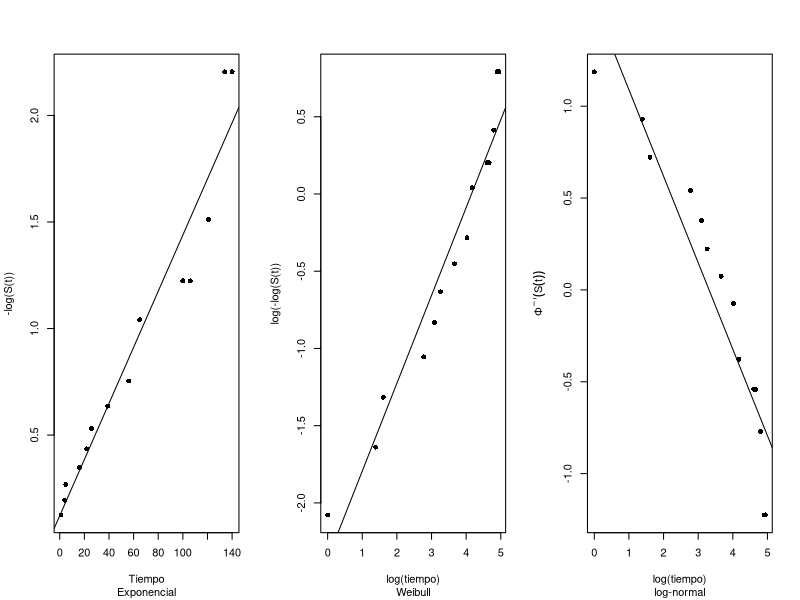
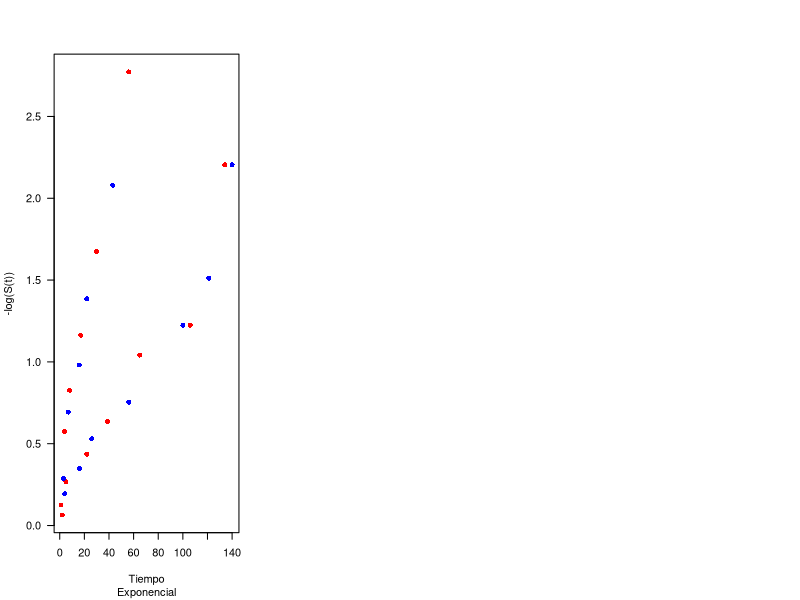
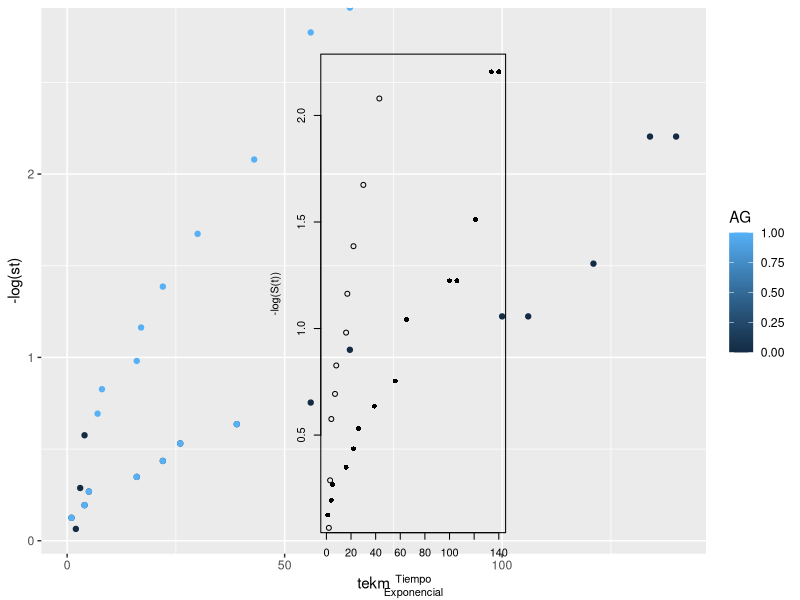

Write the R code that produced these figures, in order.
## ---- chunk 1
 # Estimacion de la sobrevida va Kaplan-Meier (EKM)
 t<-c(65,100,134,16,121,4,39,56,26,22,1,1,5,65,140,106,121)
 cen<-c(rep(1,14),rep(0,3))
 cgb<-c(2.3,0.75,4.3,2.6,6.0,10.5,10.0,17.0,5.4,7.0,9.4,32.0,35.0,100.0,100.0,52.0,100.0)
 datos<-cbind(t,cen,cgb)
 require(survival)
 datos<-as.data.frame(datos)
 i<-order(datos$t)
 datos<-datos[i,]
 ekm<-survfit(Surv(datos$t,datos$cen)~1)
 st<-ekm$surv
 tekm<-ekm$time
 inv_Phi<-qnorm(st) ### to build the lognormal
 # Graficas de probabilidad
 par(mfrow=c(1,3))
 plot(tekm, -log(st),pch=16,xlab="Tiempo",sub="Exponencial", ylab="-log(S(t))")
 abline(lm(-log(st)~tekm))
 plot(log(tekm),log(-log(st)),pch=16,xlab="log(tiempo)",sub="Weibull",ylab="log(-log(S(t))")
 abline(lm(log(-log(st))~log(tekm)))
 plot(log(tekm),inv_Phi,pch=16,xlab="log(tiempo)",sub="log-normal",ylab=expression(Phi^-1 * (S(t))))
 abline(lm(inv_Phi~log(tekm)))
## ---- chunk 2
reg_exp<-survreg(Surv(datos$t, datos$cen)~datos$cgb, dist='exponential')

reg_weibull<-survreg(Surv(datos$t, datos$cen)~datos$cgb, dist='weibull')

alpha<-1/reg_weibull$scale


reg_lognormal<-survreg(Surv(datos$t, datos$cen)~datos$cgb,dist='lognormal')

## ---- chunk 3

t<-c(65,100,134,16,121,4,39,56,26,22,1,1,5,65,140,106,121,56,65,17,7,16,22,3,4,2,3,8,4,3,30,4,43)
cen<-c(rep(1,14),rep(0,3),rep(1,16))
cgb<-c(2.3,0.75,4.3,2.6,6.0,10.5,10.0,17.0,5.4,7.0,9.4,32.0,35.0,100.0,100.0,52.0,100.0,4.4,3.0,4.0,1.5,9.0,5.3,10.0,19.0,27.0,28.0,31.0,26.0,21.0,79.0,100.0,100.0)
AG<-c(rep(0,17),rep(1,16))

## ---- chunk 4

km.model <- survfit(Surv(t,cen) ~ AG)
st<-km.model$surv
tekm<-km.model$time
plot(tekm, -log(st),pch=16,xlab="Tiempo",sub="Exponencial", ylab="-log(S(t))", col=c("red", "blue"), lwd = 2, las=1)

## ---- chunk 5

library(ggplot2)

km.frame <- as.data.frame(cbind(tekm,st,AG))

ggplot(km.frame, aes(x=tekm, y=-log(st), color=AG)) +
  geom_point()
## ---- chunk 6
t<-c(65,100,134,16,121,4,39,56,26,22,1,1,5,65,140,106,121)
t2<-c(56,65,17,7,16,22,3,4,2,3,8,4,3,30,4,43)

cen1<-c(rep(1,14),rep(0,3))
cen2 <- rep(1,16)
AG0<-rep(0,17)
AG1 <- rep(1,16)

km.AG0<- survfit(Surv(t,cen1)~1)

st0<-km.AG0$surv
tekm0<-km.AG0$time

km.AG1 <- survfit(Surv(t2,cen2)~1)

st1<-km.AG1$surv
tekm1<-km.AG1$time

plot(tekm0, -log(st0),pch=16,xlab="Tiempo",sub="Exponencial", ylab="-log(S(t))")
points(tekm1, -log(st1))
